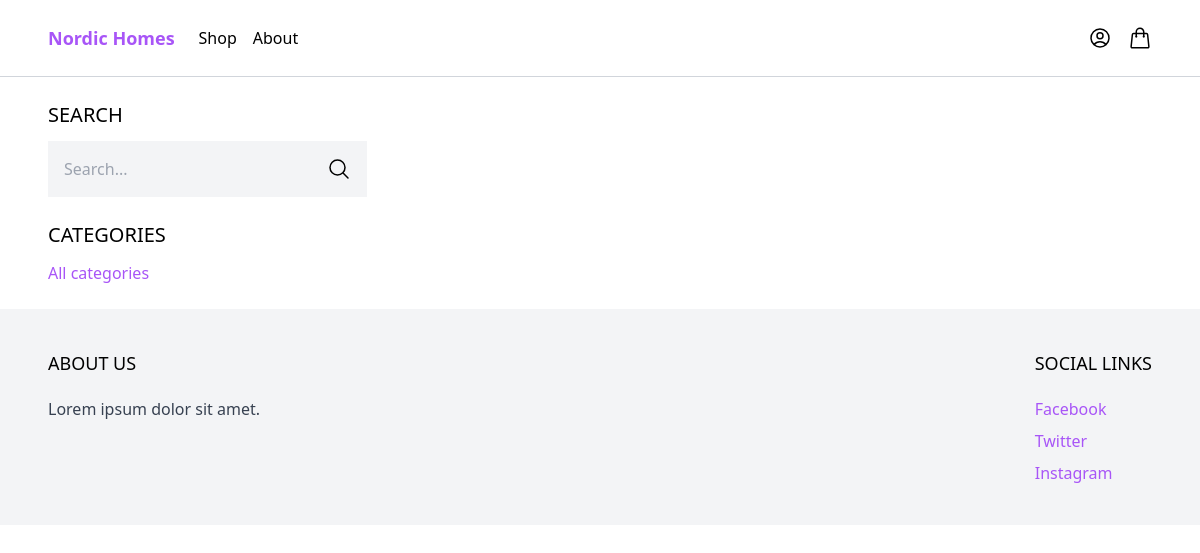
Page /shop/ on the earlier database version.
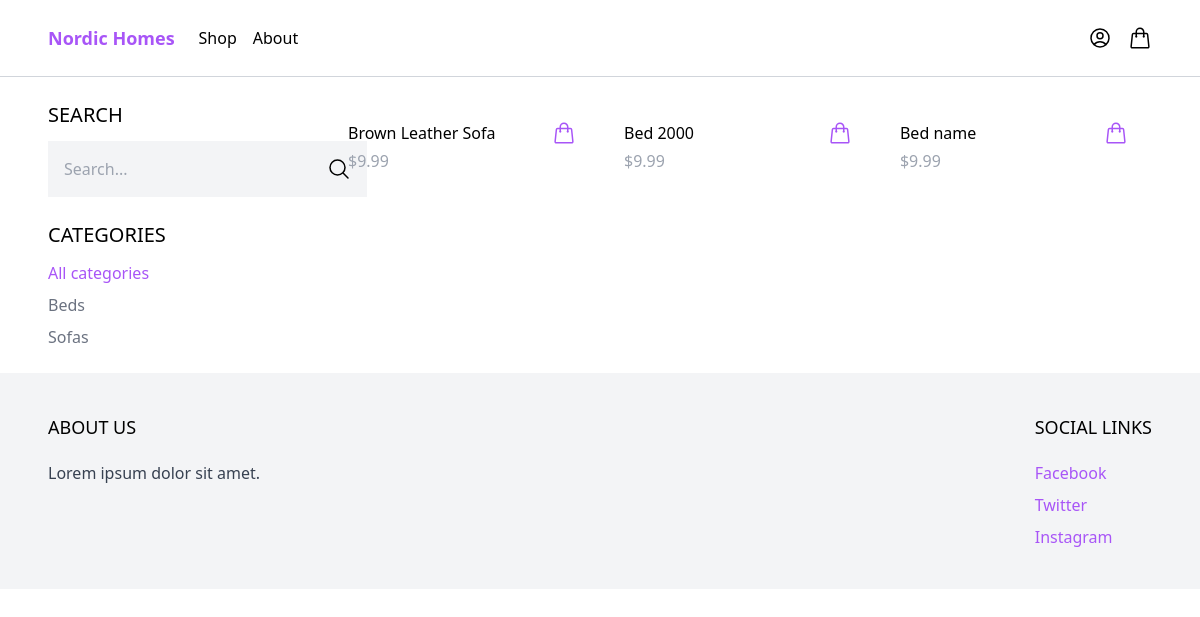
Same page on the later database version.
### products/models.py (models this page shows, shortened)
class Category(models.Model):
    name = models.CharField(max_length=255)
    slug = models.SlugField()
    class Meta:
        ordering = ('name',)

class Product(models.Model):
    category = models.ForeignKey(Category, related_name='products', on_delete=models.CASCADE)
    name = models.CharField(max_length=255)
    slug = models.SlugField()
    description  = models.TextField(blank=True, null=True)
    price = models.IntegerField()
    created_at = models.DateTimeField(auto_now_add=True)
    class Meta:
        ordering = ('-created_at',)

### core/views.py (the view)
# urls.py: path('shop/', shop, name='shop'),
def shop(request):
    categories = Category.objects.all()
    products = Product.objects.all()
    active_category = request.GET.get('category',  '')
    if active_category:
        products = products.filter(category__slug=active_category)
    query = request.GET.get('query', '')
    if query:
        products = products.filter(name__icontains=query)
    context = {
        'categories': categories,
        'products': products,
        'active_category': active_category
    }
    return render(request, 'core/shop.html', context)

### core/templates/core/shop.html (shortened to what this page needs)
{% extends 'core/base.html' %}
{% block content %}
<div class="max-w-6xl mx-auto flex flex-wrap items-start py-6 px-6 xl:px-0">
    <div class="filter w-full lg:w-1/4">
        <h3 class="mb-3 text-xl uppercase">Search</h3>
        <form method="get" action=".">
            <div class="flex">
                <input type="text" name="query" class="p-4 bg-gray-100 border-0" placeholder="Search...">
                <button class="p-4 bg-gray-100 border-0">
                    <svg xmlns="http://www.w3.org/2000/svg" fill="none" viewBox="0 0 24 24" stroke-width="1.5"
                        stroke="currentColor" class="size-6">
                        <path stroke-linecap="round" stroke-linejoin="round"
                            d="m21 21-5.197-5.197m0 0A7.5 7.5 0 1 0 5.196 5.196a7.5 7.5 0 0 0 10.607 10.607Z" />
                    </svg>
                </button>
            </div>
        </form>
        <h3 class="mt-6 mb-3 text-xl uppercase">Categories</h3>
        <ul class="space-y-2">
            <li><a href="#" class="{% if not active_category %}text-purple-500{% else %}text-gray-500{% endif %}">All categories</a></li>
            {% for category in categories  %}
            <li><a href="{% url 'shop' %}?category={{ category.slug }}" class="{% if category.slug == active_category %}text-purple-500{% else %}text-gray-500{% endif %}">{{ category.name }}</a></li>
            {% endfor %}
        </ul>
    </div>
    <div class="products w-full lg:w-3/4 -mt-4 flex items-centre flex-wrap">
        {% for product in products %}
        <div class="w-full md:w-1/3 xl:w-1/4 p-6">
            <div class="pt-3 flex items-center justify-between">
                <a href="#">{{ product.name }}</a>
                <a href="#" class="text-purple-500 hover:text-purpal-500">
                </a>
            </div>
            <p class="pt-1 text-gray-400">$9.99</p>
        </div>
        {% endfor %}
    </div>
</div>
{% endblock content %}

### core/templates/core/base.html (shortened to what this page needs)
<!DOCTYPE html>
<html lang="en">
<head>
    <script src="https://cdn.tailwindcss.com"></script>
</head>
<body>
    <nav class="border-b border-gray-300">
        <div class="max-w-6xl mx-auto py-2 px-6 xl:px-0 flex items-centre justify-between">
            <div class="menu-left flex items-centre space-x-6">
                <a href="#" class="py-4 text-lg text-purple-500 font-semibold">Nordic Homes</a>
                <ul class="flex items-center space-x-4">
                    <li><a href="{% url 'shop' %}">Shop</a></li>
                    <li><a href="#">About</a></li>
                </ul>
            </div>
            <div class="menu-right flex items-center space-x-4">
                <a href="#">
                </a>
                <a href="#">
                </a>
            </div>
        </div>
    </nav>
    <main>
        {% block content %}
        {% endblock content %}
    </main>
    <footer class="bg-gray-100">
        <div class="max-w-6xl mx-auto py-10 px-6 xl:px-0 md:flex justify-between">
            <div class="footer-left mb-10 md:mb-0">
                <h2 class="mb-5 uppercase text-lg">About Us</h2>
                <p class="text-gray-700">Lorem ipsum dolor sit amet.</p>
            </div>
            <div class="footer-right">
                <h2 class="mb-5 uppercase text-lg">Social Links</h2>
                <ul class="space-y-2">
                    <li><a href="#" class="text-purple-500 hover:text-purple-800">Facebook</a></li>
                    <li><a href="#" class="text-purple-500 hover:text-purple-800">Twitter</a></li>
                    <li><a href="#" class="text-purple-500 hover:text-purple-800">Instagram</a></li>
                </ul>
            </div>
        </div>
    </footer>
</body>
</html>

Differences in the rows shown:
added Category: name "Beds"
added Category: name "Sofas"
added Product: name "Brown Leather Sofa"
added Product: name "Bed 2000"
added Product: name "Bed name"
